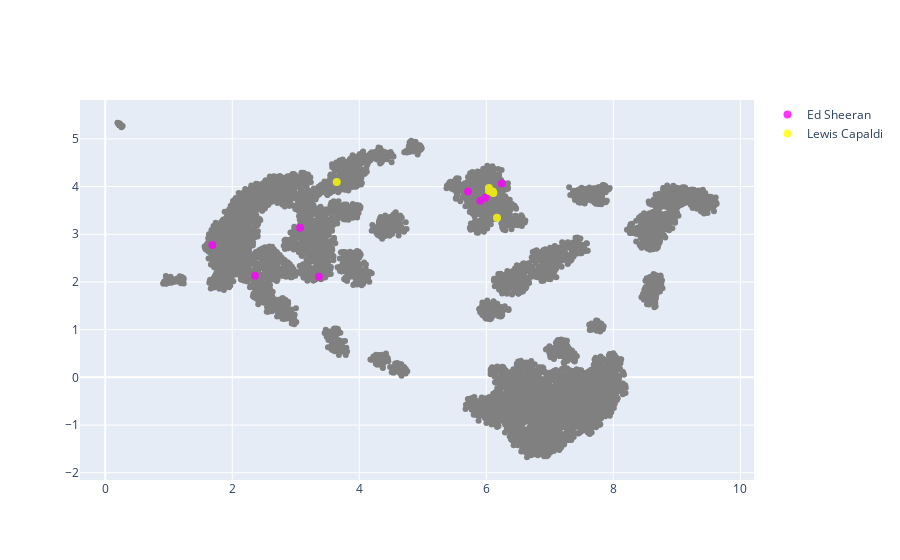

Notebook code cell kept with this figure:
### Code cell
artist1 = "Ed Sheeran"
artist2 = "Lewis Capaldi"
opa = 0.8

art1_plot_df = plot_df.copy()
art2_plot_df = plot_df.copy()


art1_plot_df = art1_plot_df[art1_plot_df["artist"].str.contains(artist1)]
art2_plot_df = art2_plot_df[art2_plot_df["artist"].str.contains(artist2)]


fig = go.Figure()

fig.add_trace(
    go.Scatter(
        #         data_frame=plot_df,
        mode="markers",
        x=plot_df["x1"],
        y=plot_df["x2"],
        marker={"color": "Grey"},
        showlegend=False,
    )
)

fig.add_trace(
    go.Scatter(
        #         data_frame=plot_df,
        mode="markers",
        x=art1_plot_df["x1"],
        y=art1_plot_df["x2"],
        marker={"color": "Magenta", "size": 8},
        opacity=opa,
        name=artist1,
    )
)

fig.add_trace(
    go.Scatter(
        #         data_frame=plot_df,
        mode="markers",
        x=art2_plot_df["x1"],
        y=art2_plot_df["x2"],
        marker={"color": "Yellow", "size": 8},
        opacity=opa,
        name=artist2,
    )
)

#     fig.update_layout(showlegend=False)
fig.show()

### Figure 1 — Plotly figure (JSON) as saved in the notebook; plotly's stock layout.template omitted (floating-point values rounded to 4 significant figures; data arrays with more than 128 entries replaced by an {"elided": "..."} marker saying what was removed)
{"data": [{"marker": {"color": "Grey"}, "mode": "markers", "showlegend": false, "type": "scatter", "x": {"elided": "8329 float values"}, "y": {"elided": "8329 float values"}}, {"marker": {"color": "Magenta", "size": 8}, "mode": "markers", "name": "Ed Sheeran", "opacity": 0.8, "type": "scatter", "x": [2.357, 1.686, 5.713, 3.068, 5.907, 6.245, 3.365, 5.986], "y": [2.132, 2.775, 3.898, 3.135, 3.701, 4.062, 2.108, 3.765]}, {"marker": {"color": "Yellow", "size": 8}, "mode": "markers", "name": "Lewis Capaldi", "opacity": 0.8, "type": "scatter", "x": [6.043, 6.169, 6.042, 3.645, 6.112, 6.102, 6.083], "y": [3.911, 3.345, 3.973, 4.094, 3.868, 3.899, 3.894]}], "layout": {}}
